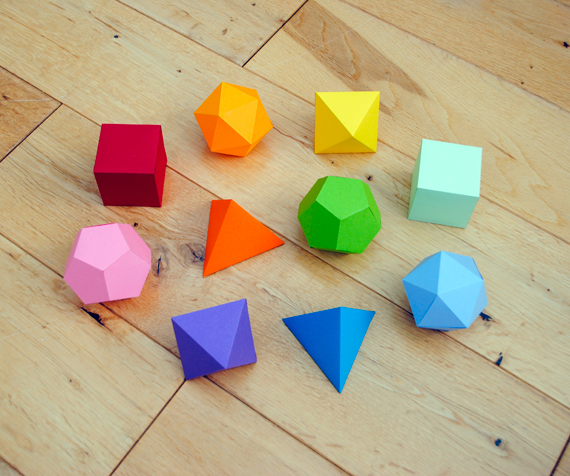
#> input picture images/test072901.jpg, 570 x 476 px
$ python harris0729.py
#> lines starting #> are read from the running program, lines starting #| are printed output that depends on the picture; after the words box and inside, x2 and y2 are one past the last pixel; in counts of white or black regions, pixels touching at a corner belong together
import cv2
import numpy as np
from matplotlib import pyplot as plt


def plot(img, n):
#> called with img = './images/test072901.jpg', n = 1
    filename = img
    img = cv2.imread(filename)
#> img is the input picture: shape (476, 570, 3); mean B, G, R 133, 167.2, 184
    gray = cv2.cvtColor(img, cv2.COLOR_BGR2GRAY)
    gray = np.float32(gray)
    # 输入图像必须是 float32，最后一个参数在 0.04 到 0.05 之间
    dst = cv2.cornerHarris(gray, 2, 3, 0.04)
    # result is dilated for marking the corners, not important
    dst = cv2.dilate(dst, None)
    # Threshold for an optimal value, it may vary depending on the image.
    img[dst > 0.005*dst.max()] = [255, 0, 0]
#> img: shape (476, 570, 3); 1% of pixels changed, all inside (x1, y1, x2, y2) = (0, 0, 570, 476)
    plt.subplot(1, 3, n), plt.imshow(img, cmap='gray'),
    plt.title('dst'), plt.axis('off')


plot('./images/test072901.jpg', 1)
plot('./images/test072901_2.jpg', 2)
#> call 2 of plot, with img = './images/test072901_2.jpg', n = 2
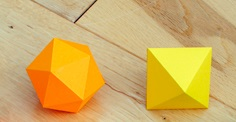
#> input picture images/test072901_2.jpg, 236 x 122 px
#> in plot, img is the input picture: shape (122, 236, 3); mean B, G, R 98.2, 174.9, 210.1
#> in plot (call 2), `gray = cv2.cvtColor(img, cv2.COLOR_BGR2GRAY)`:
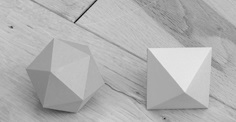
#> gray: shape (122, 236); min 13, max 234, mean 176.7
#> in plot (call 2), `dst = cv2.dilate(dst, None)`:
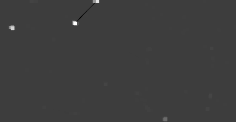
#> dst: shape (122, 236) float32; min -4362410.5, max 13668714, mean 23431.3; drawn with min black and max white
#> in plot (call 2), `img[dst > 0.005*dst.max()] = [255, 0, 0]`: img: shape (122, 236, 3); 1.43% of pixels changed, all inside (x1, y1, x2, y2) = (8, 0, 215, 122)
plot('./images/test072901_3.jpg', 3)
#> call 3 of plot, with img = './images/test072901_3.jpg', n = 3
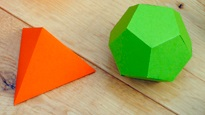
#> input picture images/test072901_3.jpg, 205 x 115 px
#> in plot, img is the input picture: shape (115, 205, 3); mean B, G, R 88.7, 158.8, 169.1
#> in plot (call 3), `gray = cv2.cvtColor(img, cv2.COLOR_BGR2GRAY)`:
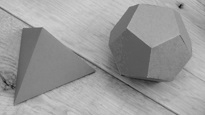
#> gray: shape (115, 205); min 17, max 210, mean 153.9
#> in plot (call 3), `dst = cv2.dilate(dst, None)`:
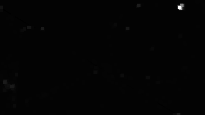
#> dst: shape (115, 205) float32; min -205163.1, max 13147319, mean 20553.1; drawn with min black and max white
#> in plot (call 3), `img[dst > 0.005*dst.max()] = [255, 0, 0]`:
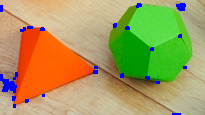
#> img: shape (115, 205, 3); 2.51% of pixels changed, all inside (x1, y1, x2, y2) = (0, 3, 187, 115)

plt.show()
#> figure, not shown here; B, G, R data is drawn as R, G, B
